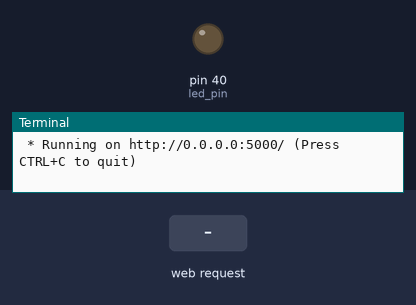
Simulated run of this program. Board: Raspberry Pi (header pin numbers). On the bench: output pins drawn as LEDs (lit = HIGH), the last lines printed to the terminal. Inputs (shaded band) come from the test bench. The clock reads 2024-03-15 10:24:30 at power-on unless the program sets it.

Above: at 1.2 s.
1.3 s: HTTP request for /control/on received
At 2.7 s:
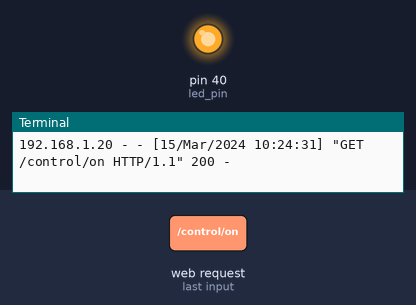
4.3 s: HTTP request for /control/off received
At 5.0 s:
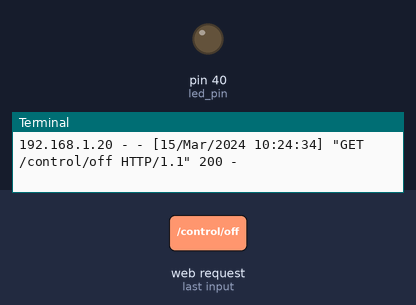
Timing chart, 0 to 7.3 s (numbered marks = the images above; inputs shaded):
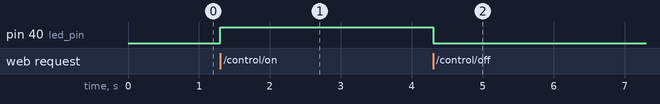

The program:

app.py
```python
from flask import Flask, render_template
from GPIO.led import LED

app = Flask(__name__)

@app.route('/')
def index():
    return render_template('index.html')

@app.route('/control/<action>')
def led_control(action):
    if action == 'on':
        LED.open()
    elif action == 'off':
        LED.close()

    return 'Success'

if __name__ == '__main__':
    try:
        app.run(debug=True, host='0.0.0.0')
    except KeyboardInterrupt:
        print('Exit')

    finally:
        print('clear')
        LED.clear()
```

led.py
```python
import RPi.GPIO as GPIO

class LedControler:
    led_pin = 40
    def __init__(self):
        GPIO.setmode(GPIO.BOARD)
        GPIO.setup(self.led_pin, GPIO.OUT)
        GPIO.output(self.led_pin, GPIO.LOW)

    def open(self):
        GPIO.output(self.led_pin, GPIO.HIGH)

    def close(self):
        GPIO.output(self.led_pin, GPIO.LOW)

    def clear(self):
        GPIO.cleanup(self.led_pin)

LED = LedControler()
```

Measured:
- after the input at 1.3 s, pin 40 (led_pin): LOW → HIGH at once
- after the input at 4.3 s, pin 40 (led_pin): HIGH → LOW at once
